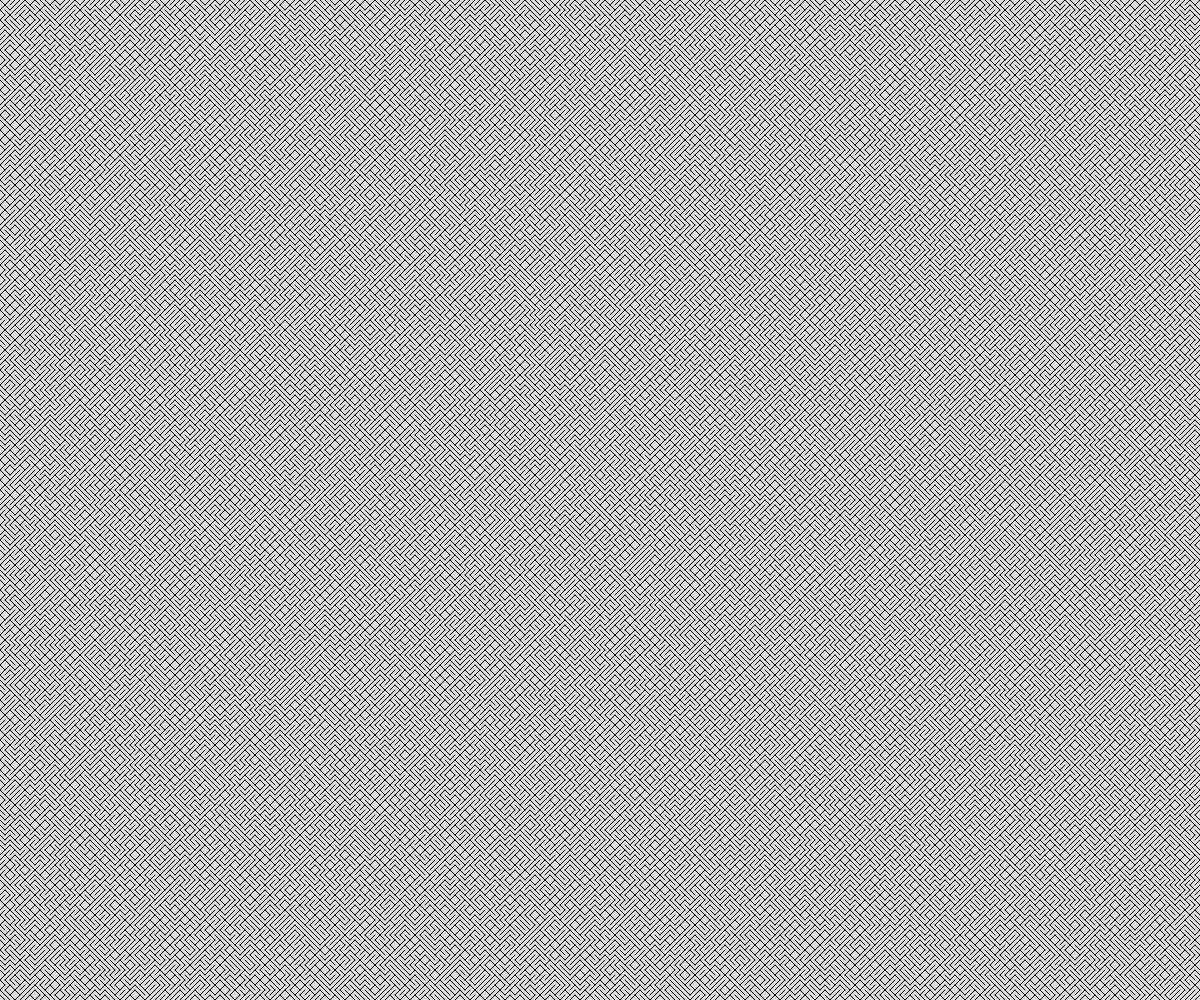
Frame 1 (no input)
Frame 60 (no input): identical to frame 1, image omitted
Frame 120 (the mouse pressed at the canvas centre since frame 60): identical to frame 1, image omitted

The p5.js sketch that drew this single still picture (run headless with seeded random() and noise() and a simulated clock; from frame 60 on, the mouse is pressed at the canvas centre):

// p5.js sketch
// ── sketch.js
// Generative Art Demo

let theTiles = [];
const THE_SIZE = 5;

function setup() {
  createCanvas(windowWidth, windowHeight);

  for (let x=THE_SIZE / 2; x < windowWidth; x += THE_SIZE) {
    for (let y=THE_SIZE/2; y < windowHeight; y += THE_SIZE) {
      let someTile = spawnTile(x, y, THE_SIZE);
      theTiles.push(someTile);
    }
  }
}

function draw() {
  background(220);
  for (let tile of theTiles) {
    line(tile.x1, tile.y1, tile.x2, tile.y2);
  }
}

function spawnTile(x, y, tileSize) {
  let choice = random(100);
  let tile;
  if (choice < 50) {
    //positive slope
    tile = {
      x1: x - tileSize/2,
      y1: y + tileSize/2,
      x2: x + tileSize/2,
      y2: y - tileSize/2,
    };
  }
  else {
    //negative slope
    tile = {
      x1: x - tileSize/2,
      y1: y - tileSize/2,
      x2: x + tileSize/2,
      y2: y + tileSize/2, 
    };
  }
  return tile;
}
